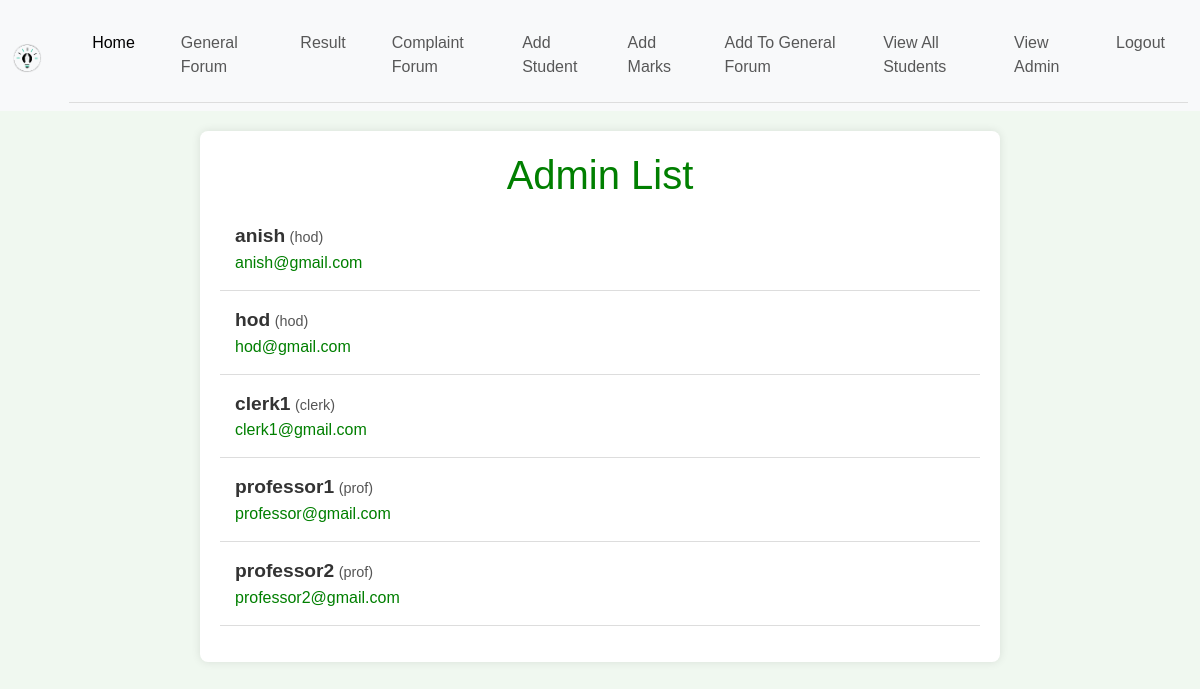
The app's page /users/, older data.
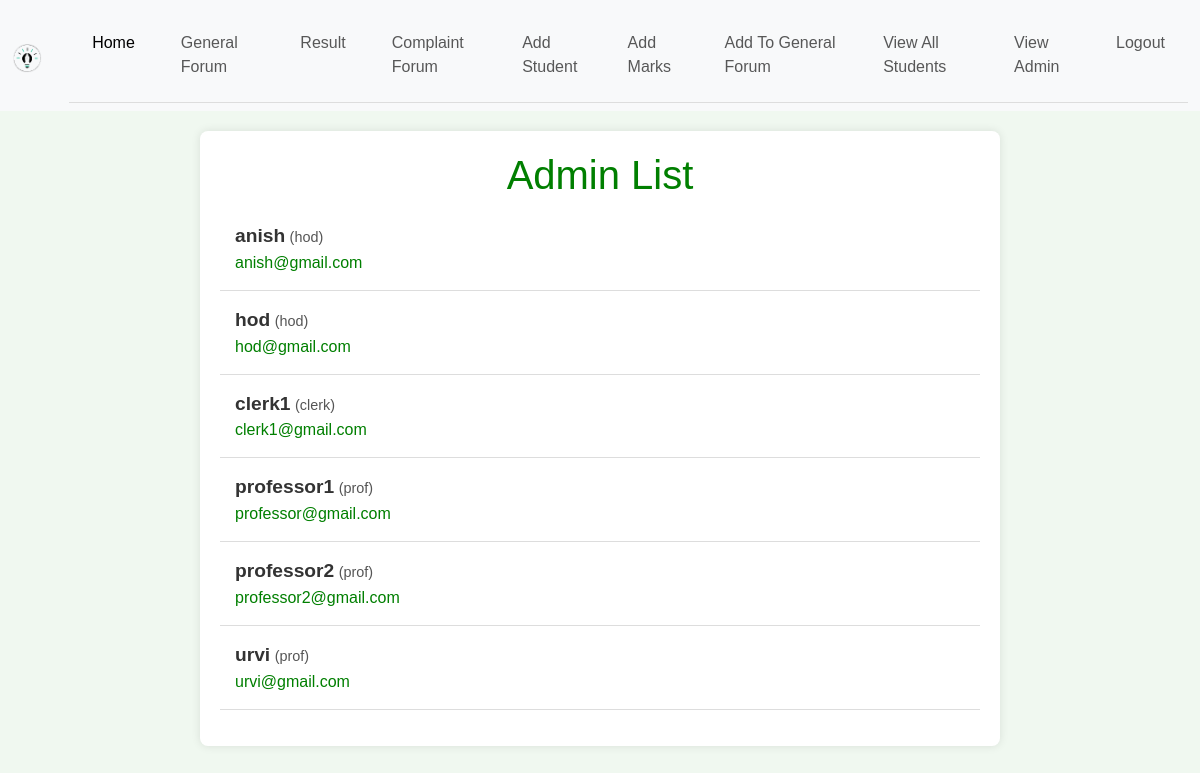
The same page, newer data.
### deptmanagementsystem/models.py (models this page shows)
class User(AbstractUser):
    USER_TYPE_CHOICES = [
        ("prof", "Professor"),
        ("stud", "Student"),
        ("hod", "Head of Department"),
        ("clerk", "Clerk"),
    ]
    userType = models.CharField(max_length=10, choices=USER_TYPE_CHOICES, default=USER_TYPE_CHOICES[1][1]) #default is student

### deptmanagementsystem/views.py (the view)
# urls.py: path('users/', view_users, name='user-list'),
def view_users(request):
    users = User.objects.filter(userType__in=['prof', 'hod', 'clerk'])
    return render(request, 'user_list.html', {'users': users})

### templates/user_list.html (shortened to what this page needs)
{% extends 'base.html' %}
{% block content %}
    <div class="container">
        <h1>Admin List</h1>
        <ul>
            {% for user in users %}
                <li>
                    <span class="username">{{ user.username }}</span>
                    <span class="details">({{ user.userType }})</span>
                    <br>
                    <a href="mailto:{{ user.email }}" class="email-link">{{ user.email }}</a>
                </li>
            {% endfor %}
        </ul>
    </div>
    {% endblock %}

Row changes from the older to the newer data that the page shows:
added User: username "urvi", userType "prof", email "urvi@gmail.com"
